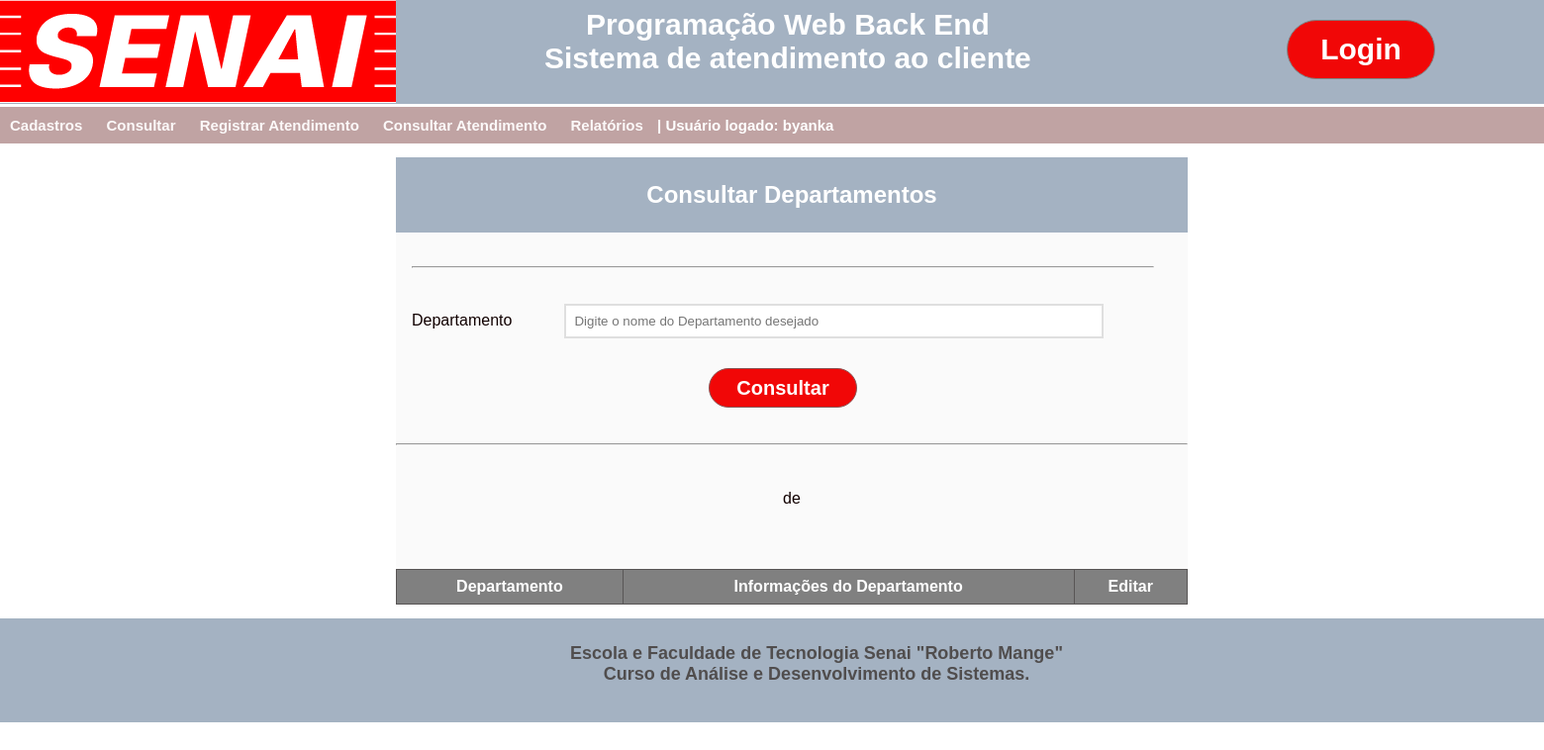
The page /cons_depto (signed in) on the database as committed earlier.
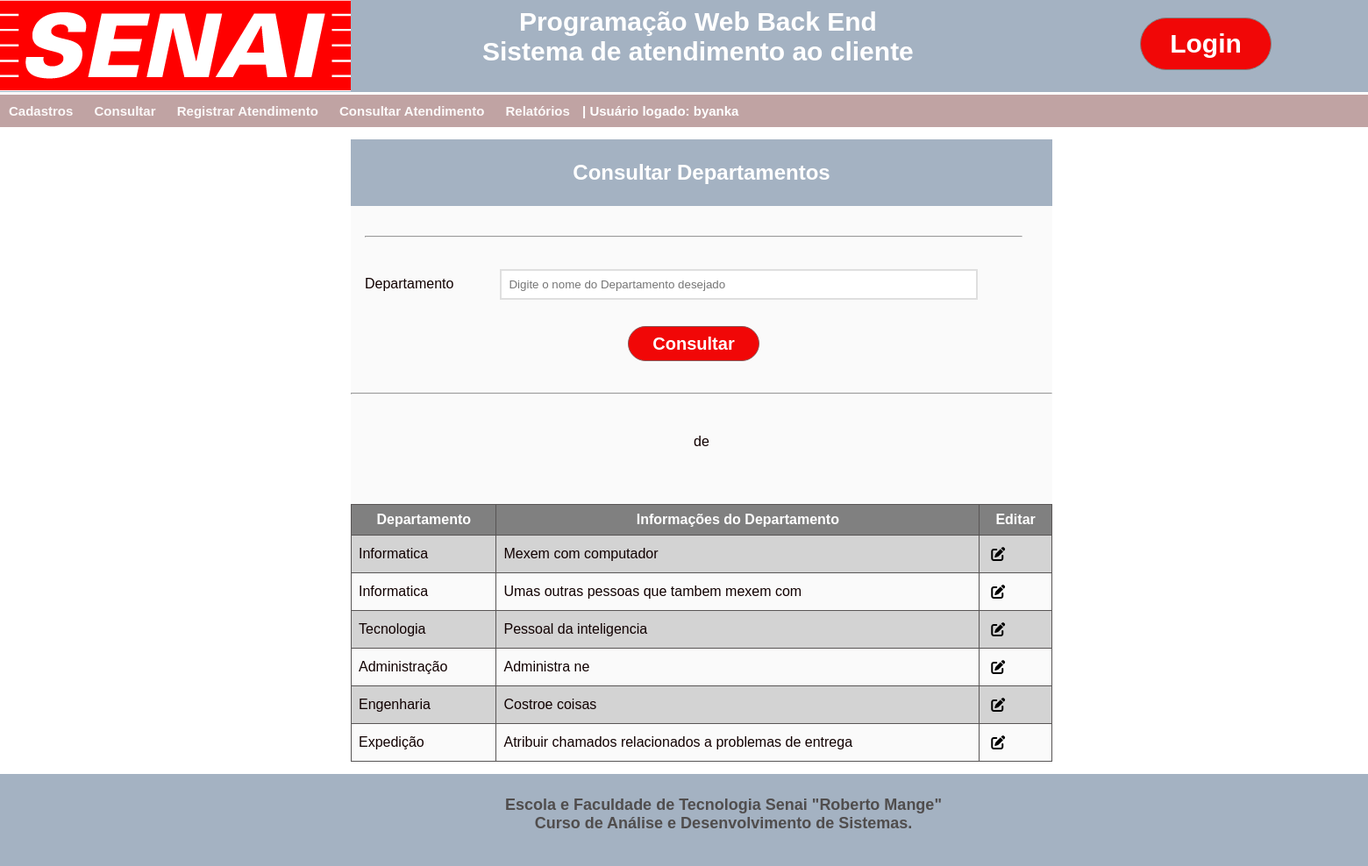
The same page on the database as committed later.
### App_SAC/models.py (models this page shows, shortened)
class Departamento(models.Model):
    nome_depto = models.CharField(max_length=30, null=False)
    observacao_depto = models.TextField(null=True)
    ativo_depto = models.BooleanField()

### App_SAC/views.py (the view, shortened to what this page needs)
# urls.py: path('cons_depto', views.cons_depto, name='cons_depto'),
@login_required
def cons_depto(request):
    dado_pesquisa_depto = request.POST.get('departamento')
    usuario_logado = request.user.username
    todos_deptos = Departamento.objects.all()
    page = request.GET.get('page')
    if dado_pesquisa_depto != None and dado_pesquisa_depto != '':
        depto_lista = Departamento.objects.filter(nome_depto__icontains=dado_pesquisa_depto)
        paginas = Paginator(depto_lista, 5)
        page = request.GET.get(page)
        departamentos = paginas.get_page(page)
        return render(request, 'Cons_Depto.html', {'todos_deptos': departamentos, 'dado_pesquisa': dado_pesquisa_depto, 'usuario_logado': usuario_logado})
    else:
        return render(request, 'Cons_Depto.html', {'todos_deptos': todos_deptos, 'usuario_logado': usuario_logado})

### App_SAC/templates/Cons_Depto.html (shortened to what this page needs)
{% load static %}
<!DOCTYPE html>
<html lang="en">
<head>
    <link rel="stylesheet" type="text/css" href="{% static 'css/Cons_Depto.css' %}">
</head>
<header class="login">
    <div class="fundo_menu">
        <div class="logo_senai">
            <a href="/"><img src="{% static 'imagens/logo_senai.png' %}" /></a>
        </div>
        <div class="nome_sistema">
             Programação Web Back End<br>
             Sistema de atendimento ao cliente
        </div>
        <div class="botao_login">
            <a href="accounts/login"><button class="btn btn_login">Login</button></a>
        </div>
    </div>
</header>
<nav class="menu">
    <ul>
        <li><a href="">Cadastros</a>
        </li>
        <li><a href="">Consultar</a>
        </li>
        <li><a href="Registrar.html">Registrar Atendimento</a></li>
        <li><a href="Consultar.html">Consultar Atendimento</a></li>
        <li><a href="Relatorios.html">Relatórios</a></li>
        <li> | Usuário logado: {{usuario_logado}}</a></li>
    </ul>
</nav>
<body>
    <div class="principal">
    <div class="container">
        <section class="enquadramento">
            <h1> Consultar Departamentos</h1>
        </section>
        <form id="form" class="form" method="POST" action="{% url 'cons_depto' %}" >{% csrf_token %}
            <br><hr><br>
            <div class="form-content">
                <br>
                <label for="depto">Departamento </label>
                <input type="text" id="depto" name="departamento" placeholder="Digite o nome do Departamento desejado" />
            </div>
                <div class="botoes">
                    <div class="botao_consultar">
                        <button id="btnConsultar" type=submit class="btn_cons_cancel btn_consultar">Consultar</button>
                    </div>
                </div>
        </form>
        <hr>
        <table>
            <div class="pagination">
                <span class="step-links">
                    <span class="current">
                        {{ todos_deptos.number }} de {{ todos_deptos.paginator.num_pages }}
                    </span>
                </span>
            </div>
            <tr>
                <th>Departamento</th>
                <th>Informações do Departamento</th>
                <th>Editar</th>
            </tr>
            {% for igs in todos_deptos %}
            <tr>
                <td>{{igs.nome_depto}}</td>
                <td>{{igs.observacao_depto}}</td>
                <td><a href="/edit_depto/{{igs.id}}"><i class="fa-solid fa-pen-to-square"></i></a></td>
            </tr>
            {% endfor %}
        </table>
    </div>
    </div>
</body>
<footer class="rodape">
    <div class="fundo_menu">
        <div class="rodape1">
            Escola e Faculdade de Tecnologia Senai "Roberto Mange"<br>
            Curso de Análise e Desenvolvimento de Sistemas.<br>
        </div>
    </div>
</footer>
</html>

### App_SAC/static/css/Cons_Depto.css (style rules this page uses)
:root { --cor_fundo : rgb(192, 163, 163); --cor_hover : rgb(150, 104, 104); --cor_primaria : rgb(252, 249, 249); }
div.fundo_menu { display: inline-block; width: 1600px; height: 105px; column-count:3; position: relative; background-color: #a4b2c2; }
.nome_sistema { text-align: center; font-size: 30px; font-weight: bold; font-family: arial; color: white; position: absolute; margin: -100px 0px 0 550px; }
.botao_login { text-align: center; }
.btn { width: 150px; height: 60px; position: absolute; margin: 20px 0 0 500px; border: solid 1px gray; background: none; font-size: 30px; font-weight: bold; font: Arial; background-color: rgb(241, 7, 7); color: white; border-radius: 40px; cursor: pointer; }
.menu ul { list-style-type: none; padding: 0; background-color: var(--cor_fundo); font-size: 15px; font-weight: bold; font-family: arial; color: white; }
.menu ul li { display:inline; position: relative; }
.menu ul li a { color: var(--cor_primaria); text-decoration: none; display:inline-block; padding: 10px; transition: background .3s; }
* { margin: 0; padding: 0; }
body { font-family: arial; color:rgb(17, 1, 1); }
body { width: 1600px; height: 600px; }
.principal { display: flex; justify-content: center; align-items: center; }
.container { background-color: #fafafa; margin: 14px; max-width: 800px; width: 100%; box-sizing: 0 3px 5px rbga(0,0,0, 0.5); }
.enquadramento { background: #a4b2c2; padding: 24px; text-align: center; color: #fff; }
.form { padding: 16px; padding-right: 34px; }
.form-content { margin-bottom: 8px; padding-bottom: 2px; position: relative; }
.form-content label { width: 150px; display: inline-block; margin-bottom: 4px; }
.form-content input { display: inline; width: 70%; padding: 8px; border: 2px solid #dfdfdf; }
.btn_cons_cancel { width: 150px; height: 40px; border: solid 1px rgb(138, 86, 86); background: none; font-size: 20px; font-weight: bold; font: Arial; background-color: rgb(241, 7, 7); color: white; border-radius: 40px; cursor: pointer; }
.botoes { display: flex; justify-content: center; padding: 20px; gap: 3rem; }
table, th, td { border: 1px solid rgb(88, 85, 85); border-collapse: collapse; padding: 8px; }
table { width: 800px; }
th { background-color: gray ; color: white }
tr:nth-child(2n) { background-color: lightgray; }
.fa-solid.fa-pen-to-square, .fa-solid.fa-trash { cursor: pointer; margin: 5px; color: black; }
div.rodape1 { text-align: center; font-size: 18px; font-weight: bold; font-family: arial; color: rgb(80, 77, 77); display: flex; width: 1600px; padding: 25px; justify-content: center; }
.step-links { display: block; width: 200px; margin: 30px auto; height: 50px; position: relative; text-align: center; padding-top: 15px; }

Rows that differ between the two databases and show on the page:
added Departamento: nome_depto "Informatica", observacao_depto "Mexem com computador"
added Departamento: nome_depto "Informatica", observacao_depto "Umas outras pessoas que tambem mexem com"
added Departamento: nome_depto "Tecnologia", observacao_depto "Pessoal da inteligencia"
added Departamento: nome_depto "Administração", observacao_depto "Administra ne"
added Departamento: nome_depto "Engenharia", observacao_depto "Costroe coisas"
added Departamento: nome_depto "Expedição", observacao_depto "Atribuir chamados relacionados a problemas de entrega"
